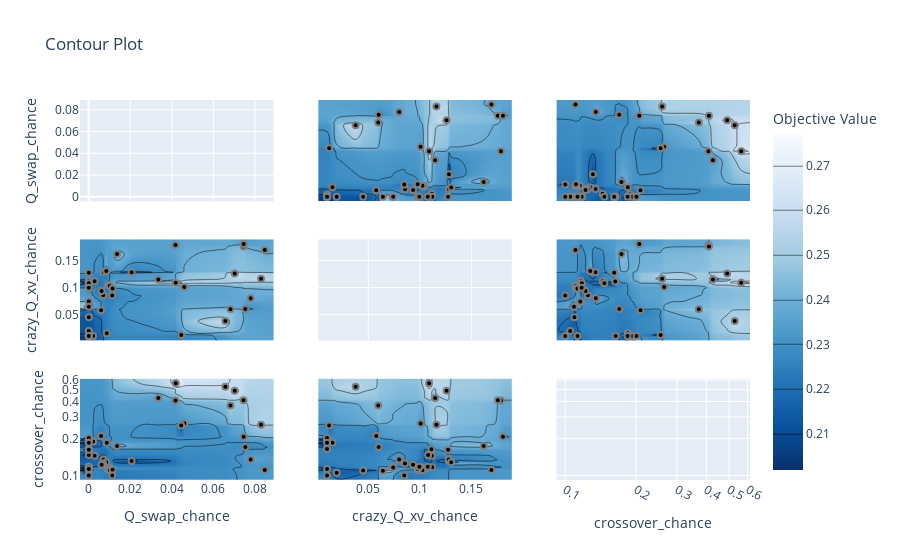

The cell this chart's notebook holds for it:
### Code cell
plot_contour(study, params=["crossover_chance", "crazy_Q_xv_chance", "Q_swap_chance"])
